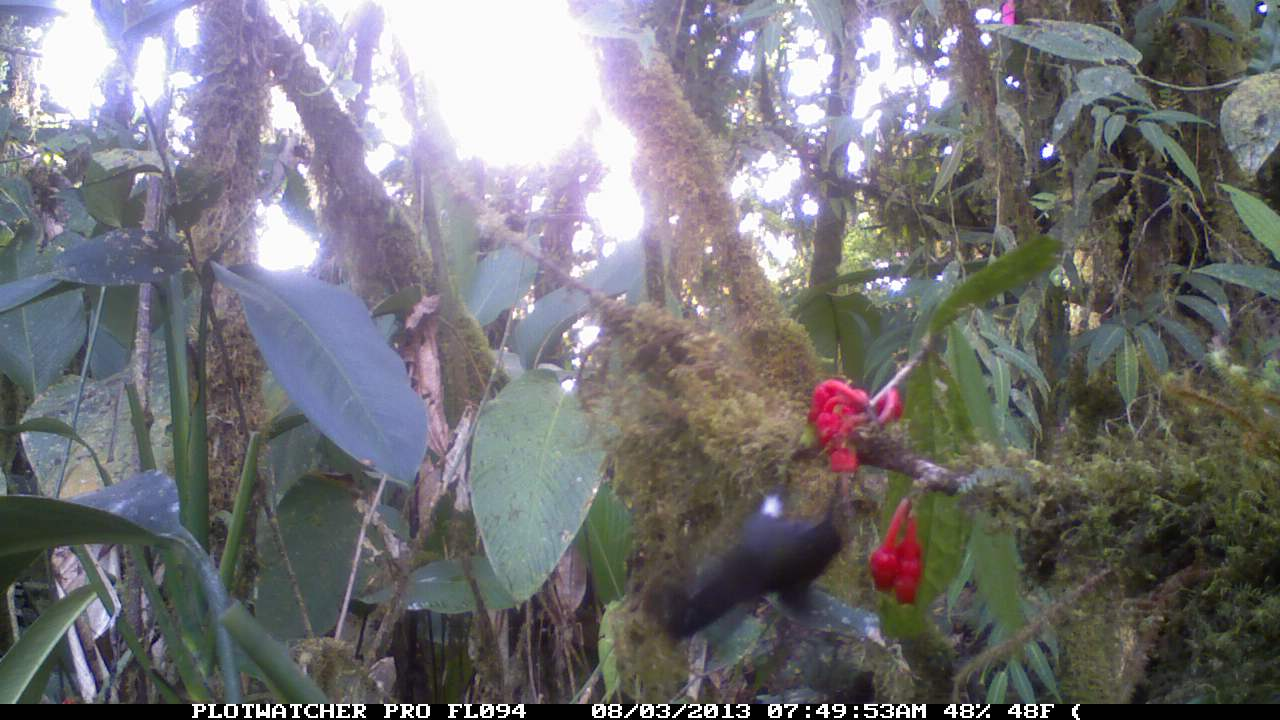
#> input picture 14.jpeg.jpg, 1280 x 720 px, given in place of PlotwatcherTest.tlv, which was not available
$ python SingleRunTest.py
#> lines starting #> are read from the running program, lines starting #| are printed output that depends on the picture; pictures that were not available may be replaced by others from this repository, and a replacement may not be noted
import cv2
import cv2.cv as cv
import numpy as np
import time
from scipy import *
from scipy.cluster import vq
import numpy
import sys, os, random, hashlib

from math import *

"""
Python Motion Tracker

Reads an incoming video stream and tracks motion in real time.
Detected motion events are logged to a text file.  Also has face detection.
"""

#
# BBoxes must be in the format:
# ( (topleft_x), (topleft_y) ), ( (bottomright_x), (bottomright_y) ) )
top = 0
bottom = 1
left = 0
right = 1

# [42 lines left out: function merge_collided_bboxes, not called in this run]


def Target(fP,ID):
#> called with ID = 'Test1'
        cap = cv2.VideoCapture(fP)
        frame = cap.read()[1]
#> frame is the input picture: shape (720, 1280, 3); mean B, G, R 118.1, 115.2, 116.2
        width = np.size(frame, 1)
#> width = 1280
        height = np.size(frame, 0)
#> height = 720
        frame_size=(width, height)
#> frame_size = (1280, 720)


        #Optionally show
        #cv2.imshow("frame",frame)
        #cv2.waitKey(100)
        #cv2.destroyWindow("frame")

    #Create a directory for output files
        if not os.path.exists(fileD+ID):
                os.makedirs(fileD+ID)

def run(fP,accAvg,threshL,ID):
        # Initialize
        #log_file_name = "tracker_output.log"
        #log_file = file( log_file_name, 'a' )

#> called with accAvg = 0.4, threshL = 50, ID = 'Test1'
        cap = cv2.VideoCapture(fP)

        # Capture the first frame from file for image properties
        orig_image = cap.read()[1]

        #For now, just cut off the bottom 5% ####NEEDS TO BE CHANGED
        display_image = orig_image[1:700,1:1280]
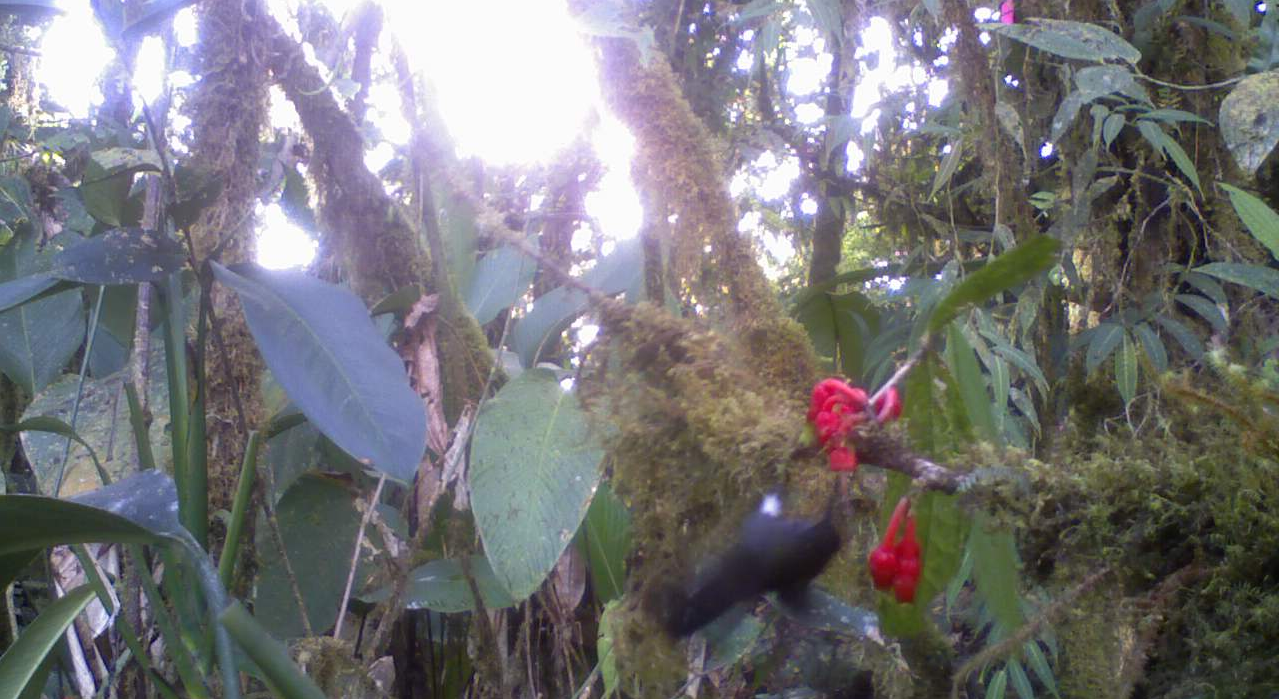
#> display_image: shape (699, 1279, 3); mean B, G, R 119.6, 116.7, 117.7
        #cv2.imshow("frame",display_image)
        #cv2.waitKey(1200)
        #cv2.destroyWindow("frame")

        #Define SubArea Based on Mouse Event
        box=[0,0,0,0]

        # [43 lines of commented-out code are left out]

        width = np.size(display_image, 1)
#> width = 1279
        height = np.size(display_image, 0)
#> height = 699
        frame_size=(width, height)
#> frame_size = (1279, 699)

        # Greyscale image, thresholded to create the motion mask:
        grey_image = np.uint8(display_image)

        # The RunningAvg() function requires a 32-bit or 64-bit image...
        running_average_image = np.float32(display_image)

        # ...but the AbsDiff() function requires matching image depths:
        running_average_in_display_color_depth = display_image.copy()

        # RAM used by FindContours():
#> (the run stopped early here; a loop or call above may not have finished)

$ run again, on 17.jpg
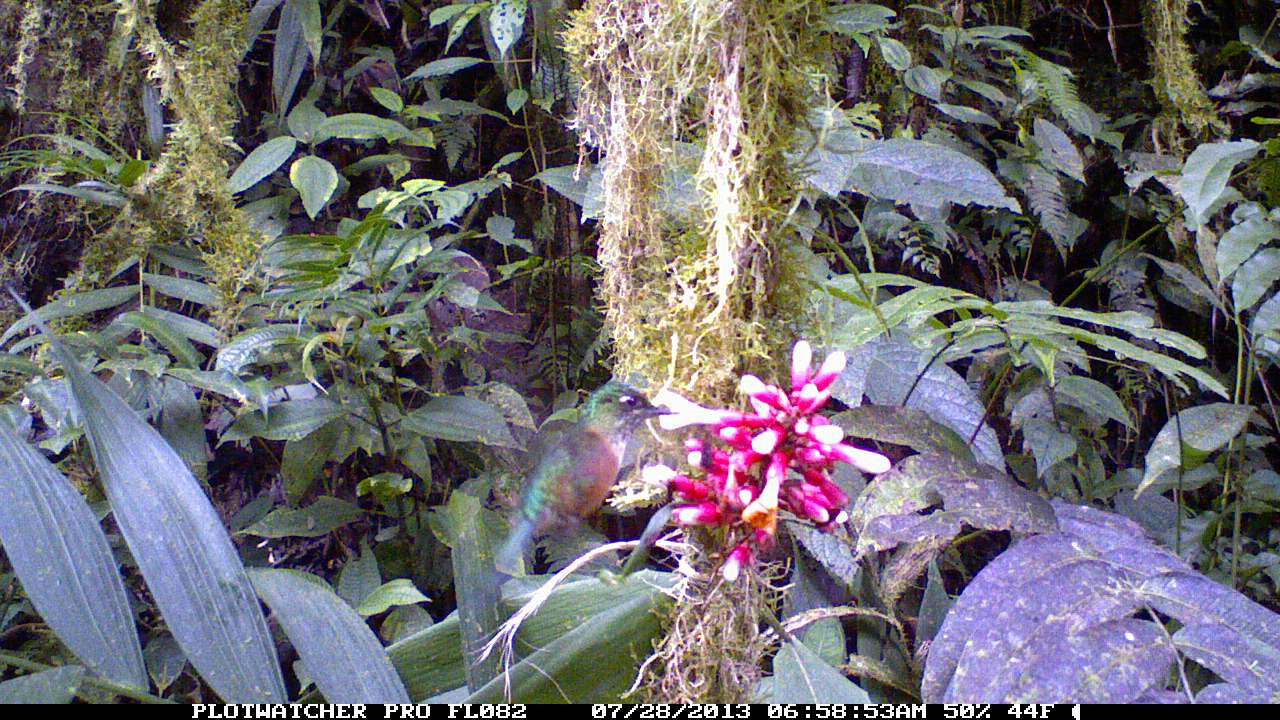
#> input picture 17.jpg, 1280 x 720 px, given in place of PlotwatcherTest.tlv, which was not available
#> in Target, frame is the input picture: shape (720, 1280, 3); mean B, G, R 111, 107.2, 109.8
#> in Target, `width = np.size(frame, 1)`: width = 1280
#> in Target, `height = np.size(frame, 0)`: height = 720
#> in Target, `frame_size=(width, height)`: frame_size = (1280, 720)
#> in run, `display_image = orig_image[1:700,1:1280]`:
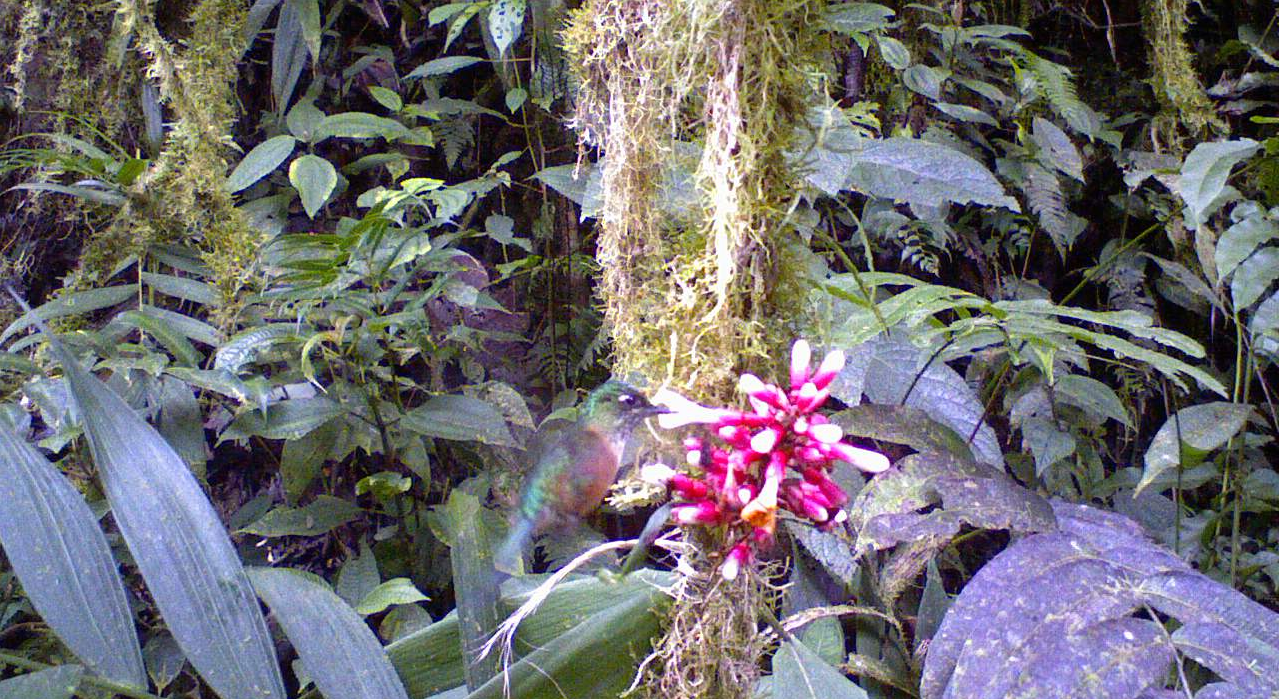
#> display_image: shape (699, 1279, 3); mean B, G, R 112, 108.2, 110.9
#> in run, `width = np.size(display_image, 1)`: width = 1279
#> in run, `height = np.size(display_image, 0)`: height = 699
#> in run, `frame_size=(width, height)`: frame_size = (1279, 699)
